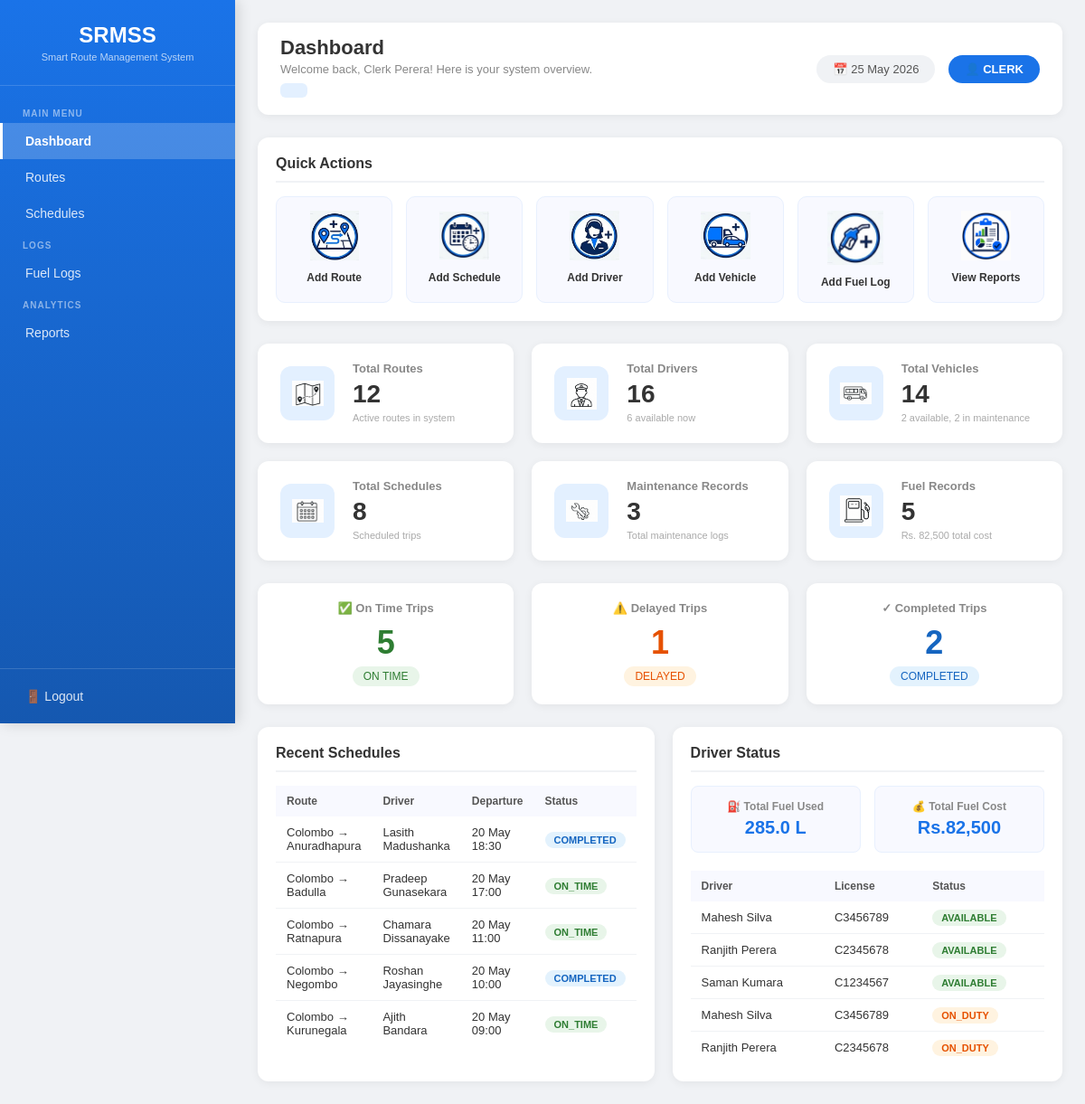
Page /dashboard.php (signed in) on the committed database.
### tables this page shows
CREATE TABLE `schedules` (
  `id` int(11) NOT NULL,
  `route_id` int(11) DEFAULT NULL,
  `departure_time` datetime DEFAULT NULL,
  `arrival_time` datetime DEFAULT NULL,
  `status` enum('on_time','delayed','completed') DEFAULT NULL
);

CREATE TABLE `routes` (
  `id` int(11) NOT NULL,
  `start_point` varchar(100) DEFAULT NULL,
  `end_point` varchar(100) DEFAULT NULL,
  `stops` text DEFAULT NULL,
  `distance` float DEFAULT NULL,
  `driver_id` int(11) DEFAULT NULL,
  `vehicle_id` int(11) DEFAULT NULL,
  `start_lat` decimal(10,8) DEFAULT NULL,
  `start_lng` decimal(11,8) DEFAULT NULL,
  `end_lat` decimal(10,8) DEFAULT NULL,
  `end_lng` decimal(11,8) DEFAULT NULL,
  `depot` varchar(100) DEFAULT 'Colombo Regional Depot'
);

CREATE TABLE `drivers` (
  `id` int(11) NOT NULL,
  `name` varchar(100) DEFAULT NULL,
  `license_number` varchar(50) DEFAULT NULL,
  `license_expiry` date DEFAULT NULL,
  `phone` varchar(20) DEFAULT NULL,
  `status` enum('available','on_duty','off') DEFAULT NULL,
  `working_hours` int(11) DEFAULT 0,
  `depot` varchar(100) DEFAULT 'Colombo Regional Depot'
);

### dashboard.php (the view, shortened to what this page needs)
<?php
include 'config/db.php';
$user = $_SESSION['user'];
$total_routes = mysqli_fetch_row(mysqli_query($conn, "SELECT COUNT(*) FROM routes"))[0] ?? 0;
$total_drivers = mysqli_fetch_row(mysqli_query($conn, "SELECT COUNT(*) FROM drivers"))[0] ?? 0;
$total_vehicles = mysqli_fetch_row(mysqli_query($conn, "SELECT COUNT(*) FROM vehicles"))[0] ?? 0;
$total_schedules = mysqli_fetch_row(mysqli_query($conn, "SELECT COUNT(*) FROM schedules"))[0] ?? 0;
$total_maintenance = mysqli_fetch_row(mysqli_query($conn, "SELECT COUNT(*) FROM maintenance_logs"))[0] ?? 0;
$total_fuel = mysqli_fetch_row(mysqli_query($conn, "SELECT COUNT(*) FROM fuel_logs"))[0] ?? 0;
$on_time = mysqli_fetch_row(mysqli_query($conn, "SELECT COUNT(*) FROM schedules WHERE status='on_time'"))[0] ?? 0;
$delayed = mysqli_fetch_row(mysqli_query($conn, "SELECT COUNT(*) FROM schedules WHERE status='delayed'"))[0] ?? 0;
$completed = mysqli_fetch_row(mysqli_query($conn, "SELECT COUNT(*) FROM schedules WHERE status='completed'"))[0] ?? 0;
$available_drivers = mysqli_fetch_row(mysqli_query($conn, "SELECT COUNT(*) FROM drivers WHERE status='available'"))[0] ?? 0;
$available_vehicles = mysqli_fetch_row(mysqli_query($conn, "SELECT COUNT(*) FROM vehicles WHERE status='available'"))[0] ?? 0;
$maintenance_vehicles = mysqli_fetch_row(mysqli_query($conn, "SELECT COUNT(*) FROM vehicles WHERE status='maintenance'"))[0] ?? 0;
$fuel_stats = mysqli_fetch_assoc(mysqli_query($conn, "SELECT SUM(cost) as total_cost, SUM(liters) as total_liters FROM fuel_logs"));
$recent_schedules = mysqli_query($conn, "
    SELECT s.*, r.start_point, r.end_point, d.name as driver_name, v.registration
    FROM schedules s
    LEFT JOIN routes r ON s.route_id = r.id
    LEFT JOIN drivers d ON r.driver_id = d.id
    LEFT JOIN vehicles v ON r.vehicle_id = v.id
    ORDER BY s.departure_time DESC
    LIMIT 5
");
$recent_drivers = mysqli_query($conn, "SELECT * FROM drivers ORDER BY id DESC LIMIT 5");
?>
<!DOCTYPE html>
<html>
<head>
</head>
<body>
<div class="sidebar">
<div class="sidebar-header">
    <h2> SRMSS</h2>
    <p>Smart Route Management System</p>
</div>
<div class="sidebar-menu">
    <div class="menu-label">Main Menu</div>
    <a href="dashboard.php" class="active"> Dashboard</a>
    <a href="routes/view_routes.php"> Routes</a>
    <a href="schedule/view_schedule.php"> Schedules</a>
    <div class="menu-label">Logs</div>
    <a href="fuel/view_fuel.php"> Fuel Logs</a>
    <div class="menu-label">Analytics</div>
    <a href="reports/generate_report.php"> Reports</a>
</div>
<div class="logout-section">
    <a href="logout.php">🚪 Logout</a>
</div>
</div>
<div class="main">
<div class="topbar">
    <div>
        <h1>Dashboard</h1>
        <p>Welcome back, <?= $user['name'] ?>! Here is your system overview.</p>
        <p style="
            background: #e3f0ff;
            color: #1a73e8;
            padding: 8px 15px;
            border-radius: 6px;
            font-size: 13px;
            margin-top: 8px;
            display: inline-block;
        ">
        </p>
    </div>
    <div class="topbar-right">
        <span class="date-badge">📅 <?= date('d M Y') ?></span>
        <span class="user-badge">👤 <?= strtoupper($user['role']) ?></span>
    </div>
</div>
<div class="quick-links">
    <h2> Quick Actions</h2>
    <div class="links-grid">
        <a href="routes/add_route.php" class="quick-link">
            <img src="ADD ROUTE.jpg" alt="Add Route"
                 style="width:55px; height:55px; object-fit:contain; margin-bottom:8px;">
            <p>Add Route</p>
        </a>
        <a href="schedule/add_schedule.php" class="quick-link">
            <img src="ADD SCHEDULEE.jpg" alt="Add Schedule"
                 style="width:55px; height:55px; object-fit:contain; margin-bottom:8px;">
            <p>Add Schedule</p>
        </a>
        <a href="drivers/add_driver.php" class="quick-link">
            <img src="ADD DRIVERRR.jpg" alt="Add Driver"
                 style="width:55px; height:55px; object-fit:contain; margin-bottom:8px;">
            <p>Add Driver</p>
        </a>
        <a href="vehicles/add_vehicle.php" class="quick-link">
            <img src="ADD VEHICLEE.jpg" alt="Add Vehicle"
                 style="width:55px; height:55px; object-fit:contain; margin-bottom:8px;">
            <p>Add Vehicle</p>
        </a>
        <a href="fuel/add_fuel.php" class="quick-link">
            <img src="ADD FUEL LOGGGG.jpg" alt="Add Fuel"
                 style="width:65px; height:60px; object-fit:contain; margin-bottom:8px;">
            <p>Add Fuel Log</p>
        </a>
        <a href="reports/generate_report.php" class="quick-link">
            <img src="GENN.png" alt="Reports"
                 style="width:55px; height:55px; object-fit:contain; margin-bottom:8px;">
            <p>View Reports</p>
        </a>
    </div>
</div>
    <div class="stats-grid">
        <div class="stat-card">
            <div class="stat-icon icon-blue">
			   <img src="mapp.png" alt="Routes"
             style="width:35px; height:35px; object-fit:contain;">
			 </div>
            <div class="stat-info">
                <h3>Total Routes</h3>
                <p><?= $total_routes ?></p>
                <small>Active routes in system</small>
            </div>
        </div>
        <div class="stat-card">
            <div class="stat-icon icon-blue">
			<img src="uSe.png" alt="Drivers"
             style="width:35px; height:35px; object-fit:contain;">
			 </div>
            <div class="stat-info">
                <h3>Total Drivers</h3>
                <p><?= $total_drivers ?></p>
                <small><?= $available_drivers ?> available now</small>
            </div>
        </div>
        <div class="stat-card">
            <div class="stat-icon icon-blue">
		<img src="bbu.png" alt="Vehicles"
             style="width:35px; height:35px; object-fit:contain;">
		</div>
            <div class="stat-info">
                <h3>Total Vehicles</h3>
                <p><?= $total_vehicles ?></p>
                <small><?= $available_vehicles ?> available, <?= $maintenance_vehicles ?> in maintenance</small>
            </div>
        </div>
        <div class="stat-card">
            <div class="stat-icon icon-blue">
			   <img src="cala.png" alt="Schedules"
             style="width:35px; height:35px; object-fit:contain;">
			 </div>
            <div class="stat-info">
                <h3>Total Schedules</h3>
                <p><?= $total_schedules ?></p>
                <small>Scheduled trips</small>
            </div>
        </div>
        <div class="stat-card">
            <div class="stat-icon icon-blue">
			 <img src="main.png" alt="Maintenance"
             style="width:35px; height:35px; object-fit:contain;">
			</div>
            <div class="stat-info">
                <h3>Maintenance Records</h3>
                <p><?= $total_maintenance ?></p>
                <small>Total maintenance logs</small>
            </div>
        </div>
        <div class="stat-card">
            <div class="stat-icon icon-blue">
			 <img src="fufu.png" alt="Fuel"
             style="width:35px; height:35px; object-fit:contain;">
			</div>
            <div class="stat-info">
                <h3>Fuel Records</h3>
                <p><?= $total_fuel ?></p>
                <small>Rs. <?= number_format($fuel_stats['total_cost'] ?? 0, 0) ?> total cost</small>
            </div>
        </div>
    </div>
    <div class="middle-row">
        <div class="status-card">
            <h3>✅ On Time Trips</h3>
            <div class="status-number green-text"><?= $on_time ?></div>
            <span class="status-label green-bg">ON TIME</span>
        </div>
        <div class="status-card">
            <h3>⚠️ Delayed Trips</h3>
            <div class="status-number orange-text"><?= $delayed ?></div>
            <span class="status-label orange-bg">DELAYED</span>
        </div>
        <div class="status-card">
            <h3>✓ Completed Trips</h3>
            <div class="status-number blue-text"><?= $completed ?></div>
            <span class="status-label blue-bg">COMPLETED</span>
        </div>
    </div>
    <div class="bottom-row">
        <div class="table-card">
            <h2> Recent Schedules</h2>
            <table>
                <tr>
                    <th>Route</th>
                    <th>Driver</th>
                    <th>Departure</th>
                    <th>Status</th>
                </tr>
                <?php if (mysqli_num_rows($recent_schedules) > 0): ?>
                    <?php while ($row = mysqli_fetch_assoc($recent_schedules)): ?>
                    <tr>
                        <td><?= $row['start_point'] ?> → <?= $row['end_point'] ?></td>
                        <td><?= $row['driver_name'] ?? 'N/A' ?></td>
                        <td><?= date('d M H:i', strtotime($row['departure_time'])) ?></td>
                        <td>
                            <span class="badge badge-<?= $row['status'] ?>">
                                <?= strtoupper($row['status']) ?>
                            </span>
                        </td>
                    </tr>
                    <?php endwhile; ?>
                <?php endif; ?>
            </table>
        </div>
        <div class="table-card">
            <h2>Driver Status</h2>
            <div class="fuel-summary">
                <div class="fuel-box">
                    <h3>⛽ Total Fuel Used</h3>
                    <p><?= number_format($fuel_stats['total_liters'] ?? 0, 1) ?> L</p>
                </div>
                <div class="fuel-box">
                    <h3>💰 Total Fuel Cost</h3>
                    <p>Rs.<?= number_format($fuel_stats['total_cost'] ?? 0, 0) ?></p>
                </div>
            </div>
            <table>
                <tr>
                    <th>Driver</th>
                    <th>License</th>
                    <th>Status</th>
                </tr>
                <?php if (mysqli_num_rows($recent_drivers) > 0): ?>
                    <?php while ($row = mysqli_fetch_assoc($recent_drivers)): ?>
                    <tr>
                        <td><?= $row['name'] ?></td>
                        <td><?= $row['license_number'] ?></td>
                        <td>
                            <span class="badge badge-<?= $row['status'] ?>">
                                <?= strtoupper($row['status']) ?>
                            </span>
                        </td>
                    </tr>
                    <?php endwhile; ?>
                <?php endif; ?>
            </table>
        </div>
    </div>
</div>
</body>
</html>

### rows in the picture
schedules: route.start_point "Colombo", route.end_point "Anuradhapura", drivers.name "Lasith Madushanka", departure_time "20 May 18:30", status "COMPLETED"
schedules: route.start_point "Colombo", route.end_point "Badulla", drivers.name "Pradeep Gunasekara", departure_time "20 May 17:00", status "ON_TIME"
schedules: route.start_point "Colombo", route.end_point "Ratnapura", drivers.name "Chamara Dissanayake", departure_time "20 May 11:00", status "ON_TIME"
schedules: route.start_point "Colombo", route.end_point "Negombo", drivers.name "Roshan Jayasinghe", departure_time "20 May 10:00", status "COMPLETED"
schedules: route.start_point "Colombo", route.end_point "Kurunegala", drivers.name "Ajith Bandara", departure_time "20 May 09:00", status "ON_TIME"
drivers: name "Mahesh Silva", license_number "C3456789", status "AVAILABLE"
drivers: name "Ranjith Perera", license_number "C2345678", status "AVAILABLE"
drivers: name "Saman Kumara", license_number "C1234567", status "AVAILABLE"
drivers: name "Mahesh Silva", license_number "C3456789", status "ON_DUTY"
drivers: name "Ranjith Perera", license_number "C2345678", status "ON_DUTY"

### other values in the picture
$user['name'] "Clerk Perera"
$user['role'] "CLERK"
$total_routes "12"
$total_drivers "16"
$available_drivers "6"
$total_vehicles "14"
$available_vehicles "2"
$maintenance_vehicles "2"
$total_schedules "8"
$total_maintenance "3"
$total_fuel "5"
$fuel_stats['total_cost'] "82,500"
$on_time "5"
$delayed "1"
$completed "2"
